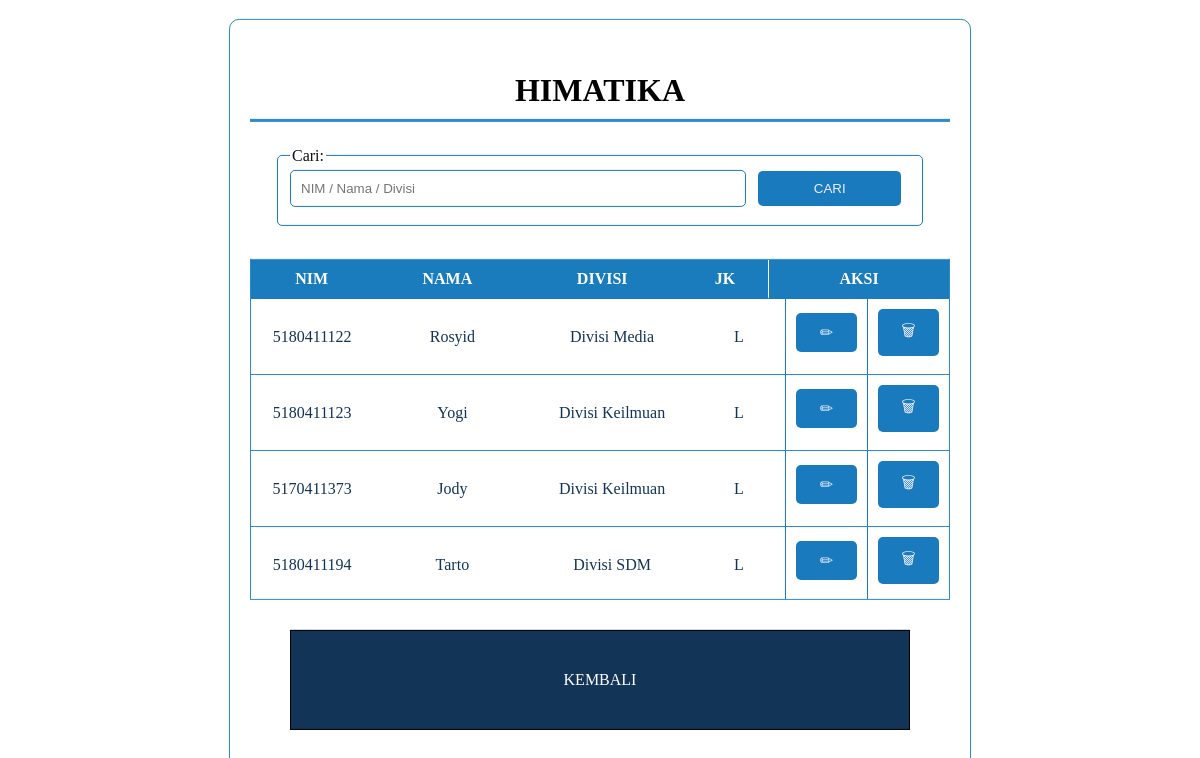
Page /?do=lihat on the committed database.
### tables this page shows
CREATE TABLE `anggota` (
  `id` int(11) NOT NULL,
  `nim` varchar(10) NOT NULL,
  `nama` varchar(50) NOT NULL,
  `divisi` enum('Divisi Media','Divisi SDM','Divisi Keilmuan','Divisi Humas') NOT NULL,
  `jenis_kelamin` enum('Perempuan','Laki-Laki') NOT NULL
);

### index.php (the view, shortened to what this page needs)
<?php
include 'init/db.php';
$nim = $nama = $divisi = $jenis_kelamin = "";
$errNIM = $errNama = $errDivisi = $errJK = "";
?>
<!DOCTYPE html>
<html lang="en">
<head>
	<link rel="stylesheet" href="assets/css/sweetalert.min.css">
	<link rel="stylesheet" href="assets/css/styles.css">
</head>
<body>
	<div class="content-middle">
		<h1 class="big-1">HIMATIKA</h1>
		<?php
		if (isset($_GET['do'])) {
			if ( $_GET['do'] == "tambah" ) { ?>
			<form action="" method="post">
				<table cellpadding="0" cellspacing="0" border="0">
					<tr><th><h3>Tambah Pengurus HIMATIKA</h3></th></tr>
					<tr><td><?=$errNIM;?><input type="text" value="<?=$nim;?>" placeholder="Masukkan NIM" name="nim" maxlength="10" autocomplete="off" required /></td></tr>
					<tr><td><?=$errNama;?><input type="text" value="<?=$nama;?>" placeholder="Masukkan Nama" name="nama" maxlength="50" autocomplete="off" required /></td></tr>
					<tr>
						<td>
							<fieldset>
								<legend>Pilih Jenis Kelamin:</legend>
								<?=$errJK;?><select name="jenis_kelamin" required>
									<option <?php if (empty($jenis_kelamin)) echo "selected"; ?> disabled>Jenis Kelamin</option>
									<option <?php if ($jenis_kelamin == "Laki-Laki") echo "selected"; ?> value="Laki-Laki">Laki-Laki</option>
									<option <?php if ($jenis_kelamin == "Perempuan") echo "selected"; ?>value="Perempuan">Perempuan</option>
								</select>
							</fieldset>
						</td>
					</tr>
					<tr>
						<td>
							<fieldset>
								<legend>Pilih Divisi:</legend>
								<?=$errDivisi;?><select name="divisi" required>
									<option <?php if (empty($divisi)) echo "selected"; ?> disabled>Divisi</option>
									<option <?php if ($divisi == "Divisi Keilmuan") echo "selected"; ?> value="Divisi Keilmuan">Divisi Keilmuan</option>
									<option <?php if ($divisi == "Divisi Humas") echo "selected"; ?> value="Divisi Humas">Divisi Humas</option>
									<option <?php if ($divisi == "Divisi Media") echo "selected"; ?> value="Divisi Media">Divisi Media</option>
									<option <?php if ($divisi == "Divisi SDM") echo "selected"; ?> value="Divisi SDM">Divisi SDM</option>
								</select>
							</fieldset>
						</td>
					</tr>
					<tr><td><button name="submit">Simpan</button></td></tr>
				</table>
			</form>
			<?php
			} elseif ( $_GET['do'] == "lihat") { ?>
			<form action="." method="get" style="text-align: left">
				<fieldset>
					<legend>Cari:</legend>
					<input type="text" placeholder="NIM / Nama / Divisi" name="q" style="display: inline-block; width: 70%; margin-right: 2%;"><button style="width: 23%;">CARI</button>
				</fieldset>
			</form>
			<div class="table-container">
				<table class="table-view">
					<?php
					if (isset($_GET['q'])) {
						$keyword = $_GET['q'];
						$query = mysqli_query($conn, "SELECT * FROM anggota WHERE nama like '%".$keyword."%'");
						if (mysqli_num_rows($query) == 0) $query = mysqli_query($conn, "SELECT * FROM anggota WHERE nim like '%".$keyword."%'");
						else if (mysqli_num_rows($query) == 0) $query = mysqli_query($conn, "SELECT * FROM anggota WHERE divisi like '%".$keyword."%'");
						echo "<caption>Hasil untuk pencarian: $keyword</caption>";
					} else {
						$query = mysqli_query($conn, "SELECT * FROM anggota");
					}
						if (mysqli_num_rows($query) == 0) {
							echo "<tr><th>Tidak ada pengurus!</th></tr>";
						} else { ?>
						<thead>
							<tr>
								<th width="107">NIM</th>
								<th width="137">NAMA</th>
								<th width="147">DIVISI</th>
								<th width="70">JK</th>
								<th width="170">AKSI</th>
							</tr>
						</thead>
						<tbody>
						<?php
						while ($data = mysqli_fetch_array($query)) { ?>
							<tr>
								<td width="104"><?= $data['nim'];?></td>
								<td width="145"><?= $data['nama'];?></td>
								<td width="147"><?= $data['divisi'];?></td>
								<td width="77"><?php $jk = ($data['jenis_kelamin'] == "Laki-Laki") ? "L" : "P" ; echo $jk;?></td>
								<td width="63"><a href="?do=edit&id=<?= $data['id'];?>"><button class="ic">✏</button></a></td>
								<td width="63"><a href="?do=hapus&id=<?= $data['id'];?>"><button class="ic">🗑</button></a></td>
							</tr>
						<?php }
						} ?>
					</tbody>
				</table>
			</div>
			<?php }
		} else { ?>
			<img src="assets/img/logohimatika.png" alt="Logo HIMATIKA" class="img-logo">
		<?php
		} ?>
		<div class="flex-menu-box">
			<?php
			if (!isset($_GET['do'])) { ?>
			<div class="child-menu-box">
				<a href="?do=tambah"><div class="content">TAMBAH</div></a>
			</div>
			<div class="child-menu-box">
				<a href="?do=lihat"><div class="content">LIHAT</div></a>
			</div>
			<?php } else { ?>
			<div class="child-menu-box">
				<a href="."><div class="content">KEMBALI</div></a>
			</div>
			<?php } ?>
		</div>
	</div>
</body>
</html>

### assets/css/styles.css (style rules this page uses)
body { padding: 0; margin: 0; min-width: 480px; }
div.content-middle { position:absolute; top:50%; left:50%; transform:translate(-50%,-50%); -ms-transform:translate(-50%,-50%); border: 1px solid #2A8CCE; border-radius: 10px; padding: 20px; text-align: -webkit-center; }
form { padding: 5px; margin: 20px; }
table { width: 90%; }
input, select { margin-top: 0; padding: 10px; margin-bottom: 8px; border: 1px solid #197BBD; border-radius: 5px; }
input { width: calc(100% - 25px); }
fieldset { border: 1px solid #197BBD; border-radius: 5px; margin-bottom: 8px; }
legend { color: #0F0F0F; }
button { padding: 10px; margin-bottom: 8px; background-color: #197BBD; color: #EEEEFF; border: none; border-radius: 5px; width: 100%; }
.flex-menu-box { display: flex; flex-flow: row wrap; padding: 20px; }
.child-menu-box { margin: 10px 20px; flex-grow: 1; width: 200px; border: 1px solid black; background-color: #123456; color: white; }
.flex-menu-box .child-menu-box .content { padding: 40px; text-align: center; }
h1.big-1 { border-bottom: 3px solid #2A8CCE; margin-top: 1em!important; padding-bottom: 0.3em!important; margin: 0; text-align: center; font-size: 24pt; font-family: "Order"; display: block; }
a:link, a:hover, a:visited { color: inherit; text-decoration: none; }
.ic { font-family: "Verdana"; font-size: 12pt; text-align: center; }
.table-container { width: 700px; }
table.table-view { width: 100%; text-align: center; border-collapse: collapse; border-spacing: 0; margin-top: 20px; border: 1px solid #2A8CCE; }
table.table-view thead tr { display: table; overflow: auto; width: 100%; position: relative; }
table.table-view tbody { display: block; overflow: auto; width: 100%; height: 300px; }
table.table-view tr td, table.table-view tr th { padding: 10px; }
table.table-view thead tr th { color: #FFF; background-color: #1A7BBD!important; border-bottom: 1px solid #1A7BBD; }
table.table-view thead tr th:last-child { border-left: 1px solid #FFF; }
table.table-view tbody tr td:nth-child(5), table.table-view tbody tr td:nth-child(6) { border-left: 1px solid #1A7BBD; }
table.table-view tbody tr td { color: #123456; border-bottom: 1px solid #2A8CCE; }

### rows in the picture
anggota: nim "5180411122", nama "Rosyid", divisi "Divisi Media", jenis_kelamin "L"
anggota: nim "5180411123", nama "Yogi", divisi "Divisi Keilmuan", jenis_kelamin "L"
anggota: nim "5170411373", nama "Jody", divisi "Divisi Keilmuan", jenis_kelamin "L"
anggota: nim "5180411194", nama "Tarto", divisi "Divisi SDM", jenis_kelamin "L"
